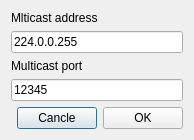
<?xml version="1.0" encoding="UTF-8"?>
<ui version="4.0">
 <class>SAKUdpClientMulticastEditingDialog</class>
 <widget class="QDialog" name="SAKUdpClientMulticastEditingDialog">
  <property name="geometry">
   <rect>
    <x>0</x>
    <y>0</y>
    <width>180</width>
    <height>129</height>
   </rect>
  </property>
  <property name="windowTitle">
   <string>Add Mlticast</string>
  </property>
  <layout class="QGridLayout" name="gridLayout">
   <item row="4" column="1">
    <widget class="QPushButton" name="pushButton">
     <property name="text">
      <string>Cancle</string>
     </property>
    </widget>
   </item>
   <item row="4" column="2">
    <widget class="QPushButton" name="pushButton_2">
     <property name="text">
      <string>OK</string>
     </property>
    </widget>
   </item>
   <item row="4" column="0">
    <spacer name="horizontalSpacer">
     <property name="orientation">
      <enum>Qt::Horizontal</enum>
     </property>
     <property name="sizeHint" stdset="0">
      <size>
       <width>40</width>
       <height>20</height>
      </size>
     </property>
    </spacer>
   </item>
   <item row="3" column="0" colspan="3">
    <widget class="QLineEdit" name="portLineEdit">
     <property name="text">
      <string notr="true">12345</string>
     </property>
     <property name="maxLength">
      <number>5</number>
     </property>
    </widget>
   </item>
   <item row="1" column="0" colspan="3">
    <widget class="QLineEdit" name="addressLineEdit">
     <property name="text">
      <string notr="true">224.0.0.255</string>
     </property>
    </widget>
   </item>
   <item row="0" column="0" colspan="3">
    <widget class="QLabel" name="label">
     <property name="text">
      <string>Mlticast address</string>
     </property>
    </widget>
   </item>
   <item row="2" column="0" colspan="3">
    <widget class="QLabel" name="label_2">
     <property name="text">
      <string>Multicast port</string>
     </property>
    </widget>
   </item>
  </layout>
 </widget>
 <resources/>
 <connections>
  <connection>
   <sender>pushButton</sender>
   <signal>clicked()</signal>
   <receiver>SAKUdpClientMulticastEditingDialog</receiver>
   <slot>reject()</slot>
   <hints>
    <hint type="sourcelabel">
     <x>100</x>
     <y>112</y>
    </hint>
    <hint type="destinationlabel">
     <x>44</x>
     <y>109</y>
    </hint>
   </hints>
  </connection>
  <connection>
   <sender>pushButton_2</sender>
   <signal>clicked()</signal>
   <receiver>SAKUdpClientMulticastEditingDialog</receiver>
   <slot>accept()</slot>
   <hints>
    <hint type="sourcelabel">
     <x>174</x>
     <y>107</y>
    </hint>
    <hint type="destinationlabel">
     <x>50</x>
     <y>101</y>
    </hint>
   </hints>
  </connection>
 </connections>
</ui>
